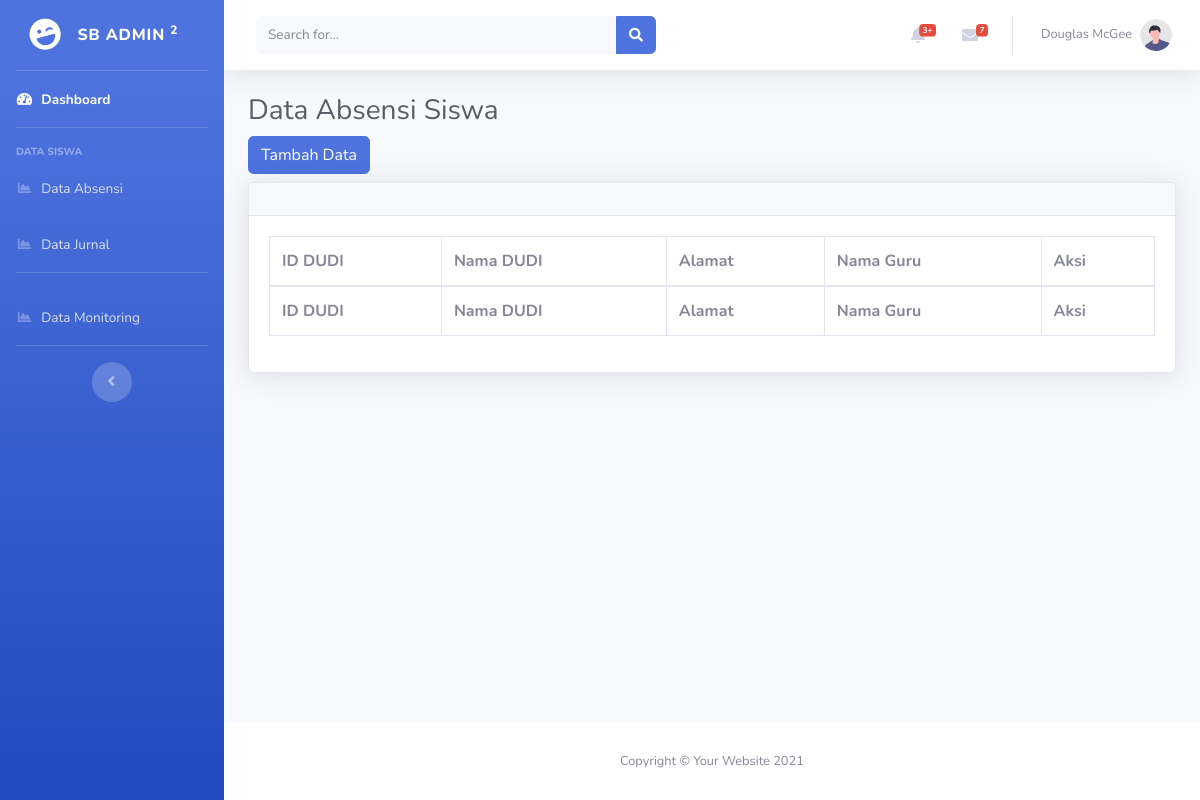
The app's page /admin/datadudi.php (signed in), older data.
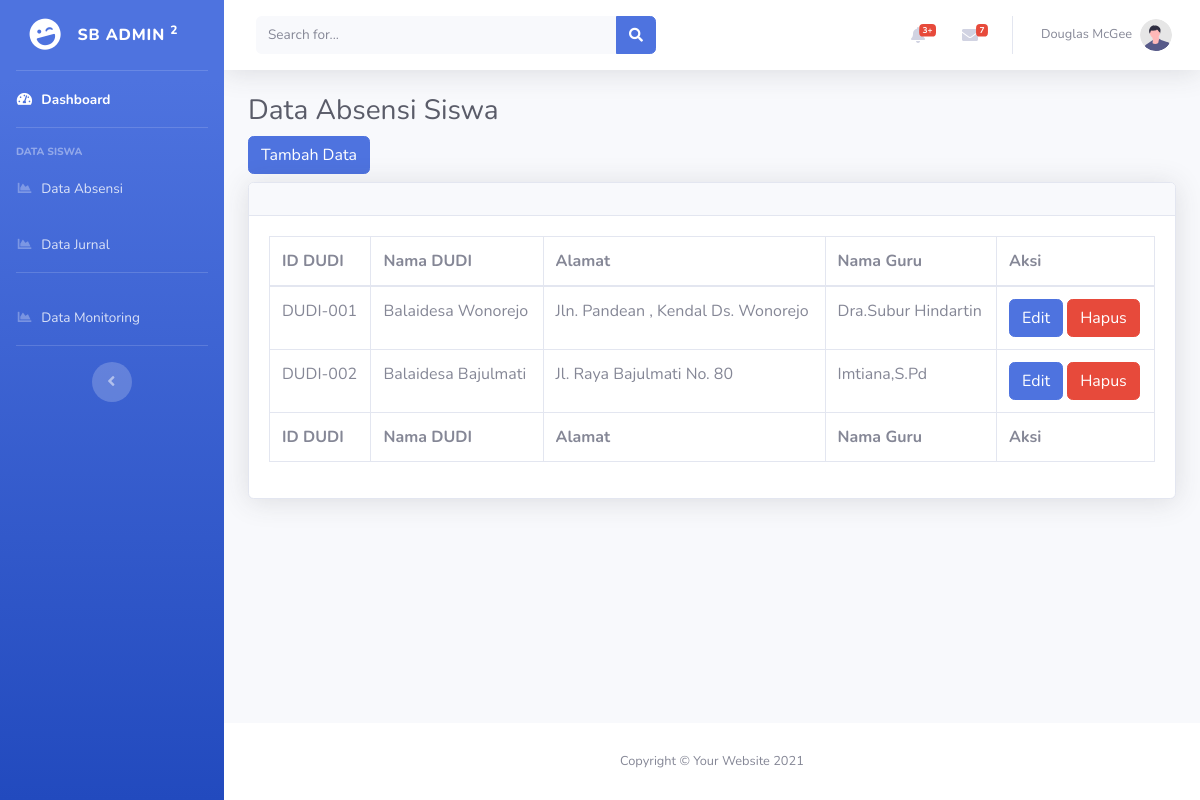
The same page, newer data.
### tables this page shows
CREATE TABLE `tb_dudi` (
  `id_dudi` varchar(100) NOT NULL,
  `nama_dudi` varchar(100) NOT NULL,
  `alamat` text NOT NULL,
  `id_guru` varchar(20) NOT NULL
);

CREATE TABLE `tb_guru` (
  `id_guru` varchar(100) NOT NULL,
  `nama_guru` varchar(100) NOT NULL
);

### admin/datadudi.php (the view, shortened to what this page needs)
<?php
include '../koneksi.php';
$result = $conn->query("SELECT d.id_dudi, d.nama_dudi, d.alamat, g.nama_guru
                        FROM tb_dudi d
                        LEFT JOIN tb_guru g ON d.id_guru = g.id_guru");
?>
<!DOCTYPE html>
<html lang="en">
<head>
    <link href="../dist/vendor/fontawesome-free/css/all.min.css" rel="stylesheet" type="text/css">
    <link href="../dist/css/sb-admin-2.min.css" rel="stylesheet">
    <link href="../dist/vendor/datatables/dataTables.bootstrap4.min.css" rel="stylesheet">
</head>
<body id="page-top">
    <div id="wrapper">
        <ul class="navbar-nav bg-gradient-primary sidebar sidebar-dark accordion" id="accordionSidebar">
            <a class="sidebar-brand d-flex align-items-center justify-content-center" href="index.html">
                <div class="sidebar-brand-icon rotate-n-15">
                    <i class="fas fa-laugh-wink"></i>
                </div>
                <div class="sidebar-brand-text mx-3">SB Admin <sup>2</sup></div>
            </a>
            <hr class="sidebar-divider my-0">
            <li class="nav-item active">
                <a class="nav-link" href="index.html">
                    <i class="fas fa-fw fa-tachometer-alt"></i>
                    <span>Dashboard</span></a>
            </li>
            <hr class="sidebar-divider">
            <div class="sidebar-heading">
                Data Siswa
            </div>
            <li class="nav-item">
                <a class="nav-link" href="dataabsensi.php">
                    <i class="fas fa-fw fa-chart-area"></i>
                    <span>Data Absensi</span></a>
            </li>
            <li class="nav-item">
                <a class="nav-link" href="datajurnal.php">
                    <i class="fas fa-fw fa-chart-area"></i>
                    <span>Data Jurnal</span></a>
            </li>
            <hr class="sidebar-divider">
            <li class="nav-item">
                <a class="nav-link" href="catatanmonitoring.php">
                    <i class="fas fa-fw fa-chart-area"></i>
                    <span>Data Monitoring</span></a>
            </li>
            <hr class="sidebar-divider d-none d-md-block">
            <div class="text-center d-none d-md-inline">
                <button class="rounded-circle border-0" id="sidebarToggle"></button>
            </div>
        </ul>
        <div id="content-wrapper" class="d-flex flex-column">
            <div id="content">
                <nav class="navbar navbar-expand navbar-light bg-white topbar mb-4 static-top shadow">
                    <form
                        class="d-none d-sm-inline-block form-inline mr-auto ml-md-3 my-2 my-md-0 mw-100 navbar-search">
                        <div class="input-group">
                            <input type="text" class="form-control bg-light border-0 small" placeholder="Search for..."
                                aria-label="Search" aria-describedby="basic-addon2">
                            <div class="input-group-append">
                                <button class="btn btn-primary" type="button">
                                    <i class="fas fa-search fa-sm"></i>
                                </button>
                            </div>
                        </div>
                    </form>
                    <ul class="navbar-nav ml-auto">
                        <li class="nav-item dropdown no-arrow mx-1">
                            <a class="nav-link dropdown-toggle" href="#" id="alertsDropdown" role="button"
                                data-toggle="dropdown" aria-haspopup="true" aria-expanded="false">
                                <i class="fas fa-bell fa-fw"></i>
                                <span class="badge badge-danger badge-counter">3+</span>
                            </a>
                        </li>
                        <li class="nav-item dropdown no-arrow mx-1">
                            <a class="nav-link dropdown-toggle" href="#" id="messagesDropdown" role="button"
                                data-toggle="dropdown" aria-haspopup="true" aria-expanded="false">
                                <i class="fas fa-envelope fa-fw"></i>
                                <span class="badge badge-danger badge-counter">7</span>
                            </a>
                        </li>
                        <li class="nav-item dropdown no-arrow">
                            <a class="nav-link dropdown-toggle" href="#" id="userDropdown" role="button"
                                data-toggle="dropdown" aria-haspopup="true" aria-expanded="false">
                                <span class="mr-2 d-none d-lg-inline text-gray-600 small">Douglas McGee</span>
                                <img class="img-profile rounded-circle"
                                    src="img/undraw_profile.svg">
                            </a>
                        </li>
                    </ul>
                </nav>
                <div class="container-fluid">
                    <h1 class="h3 mb-2 text-gray-800">Data Absensi Siswa</h1>
                    <button class="btn btn-primary mb-2" data-toggle="modal" data-target="#addModal">Tambah Data</button><br>
                    <div class="card shadow mb-4">
                        <div class="card-header py-3">
                        </div>
                        <div class="card-body">
                            <div class="table-responsive">
                                <table class="table table-bordered" id="dataTable" width="100%" cellspacing="0">
                                    <thead>
                                        <tr>
                                            <th>ID DUDI</th>
                                            <th>Nama DUDI</th>
                                            <th>Alamat</th>
                                            <th>Nama Guru</th>
                                            <th>Aksi</th>
                                        </tr>
                                    </thead>
                                    <tfoot>
                                        <tr>
                                            <th>ID DUDI</th>
                                            <th>Nama DUDI</th>
                                            <th>Alamat</th>
                                            <th>Nama Guru</th>
                                            <th>Aksi</th>
                                        </tr>
                                    </tfoot>
                                    <tbody>
                                        <?php while ($row = $result->fetch_assoc()): ?>
                                            <tr>
                                                <td><?= $row['id_dudi']; ?></td>
                                                <td><?= $row['nama_dudi']; ?></td>
                                                <td><?= $row['alamat']; ?></td>
                                                <td><?= $row['nama_guru']; ?></td>
                                                <td>
                                                    <button class="btn btn-primary" data-toggle="modal" data-target="#editModal<?= $row['id_dudi'] ?>">Edit</button>
                                                    <a href="read.php?delete=<?= $row['id_dudi']; ?>"
                                                        class="btn btn-danger"
                                                        onclick="return confirm('Anda yakin ingin menghapus data ini?')">Hapus</a>
                                                </td>
                                            </tr>
                                        <?php endwhile; ?>
                                    </tbody>
                                </table>
                            </div>
                        </div>
                    </div>
                </div>
            </div>
            <footer class="sticky-footer bg-white">
                <div class="container my-auto">
                    <div class="copyright text-center my-auto">
                        <span>Copyright &copy; Your Website 2021</span>
                    </div>
                </div>
            </footer>
        </div>
    </div>
</body>
</html>

Row changes from the older to the newer data that the page shows:
added tb_dudi: id_dudi "DUDI-001", nama_dudi "Balaidesa Wonorejo", alamat "Jln. Pandean , Kendal Ds. Wonorejo", id_guru.nama_guru "Dra.Subur Hindartin"
added tb_dudi: id_dudi "DUDI-002", nama_dudi "Balaidesa Bajulmati", alamat "Jl. Raya Bajulmati No. 80", id_guru.nama_guru "Imtiana,S.Pd"
